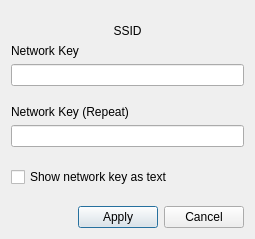
<?xml version="1.0" encoding="UTF-8"?>
<ui version="4.0">
 <class>netKey</class>
 <widget class="QDialog" name="netKey">
  <property name="geometry">
   <rect>
    <x>0</x>
    <y>0</y>
    <width>255</width>
    <height>239</height>
   </rect>
  </property>
  <property name="windowTitle">
   <string notr="true">PC-BSD</string>
  </property>
  <layout class="QVBoxLayout" name="verticalLayout_2">
   <item>
    <spacer name="verticalSpacer_2">
     <property name="orientation">
      <enum>Qt::Vertical</enum>
     </property>
     <property name="sizeHint" stdset="0">
      <size>
       <width>20</width>
       <height>40</height>
      </size>
     </property>
    </spacer>
   </item>
   <item>
    <widget class="QLabel" name="labelssid">
     <property name="layoutDirection">
      <enum>Qt::LeftToRight</enum>
     </property>
     <property name="text">
      <string>SSID</string>
     </property>
     <property name="alignment">
      <set>Qt::AlignCenter</set>
     </property>
    </widget>
   </item>
   <item>
    <widget class="QLabel" name="label">
     <property name="text">
      <string>Network Key</string>
     </property>
    </widget>
   </item>
   <item>
    <widget class="QLineEdit" name="lineKey2"/>
   </item>
   <item>
    <spacer name="verticalSpacer_4">
     <property name="orientation">
      <enum>Qt::Vertical</enum>
     </property>
     <property name="sizeHint" stdset="0">
      <size>
       <width>20</width>
       <height>40</height>
      </size>
     </property>
    </spacer>
   </item>
   <item>
    <widget class="QLabel" name="label_2">
     <property name="text">
      <string>Network Key (Repeat)</string>
     </property>
    </widget>
   </item>
   <item>
    <widget class="QLineEdit" name="lineKey"/>
   </item>
   <item>
    <spacer name="verticalSpacer">
     <property name="orientation">
      <enum>Qt::Vertical</enum>
     </property>
     <property name="sizeHint" stdset="0">
      <size>
       <width>20</width>
       <height>40</height>
      </size>
     </property>
    </spacer>
   </item>
   <item>
    <widget class="QCheckBox" name="checkShowKey">
     <property name="text">
      <string>Show network key as text</string>
     </property>
    </widget>
   </item>
   <item>
    <spacer name="verticalSpacer_3">
     <property name="orientation">
      <enum>Qt::Vertical</enum>
     </property>
     <property name="sizeHint" stdset="0">
      <size>
       <width>20</width>
       <height>40</height>
      </size>
     </property>
    </spacer>
   </item>
   <item>
    <layout class="QHBoxLayout" name="horizontalLayout">
     <item>
      <spacer name="horizontalSpacer">
       <property name="orientation">
        <enum>Qt::Horizontal</enum>
       </property>
       <property name="sizeHint" stdset="0">
        <size>
         <width>40</width>
         <height>20</height>
        </size>
       </property>
      </spacer>
     </item>
     <item>
      <widget class="QPushButton" name="pushApply">
       <property name="text">
        <string>Apply</string>
       </property>
      </widget>
     </item>
     <item>
      <widget class="QPushButton" name="pushCancel">
       <property name="text">
        <string>Cancel</string>
       </property>
      </widget>
     </item>
    </layout>
   </item>
  </layout>
 </widget>
 <resources/>
 <connections/>
</ui>
